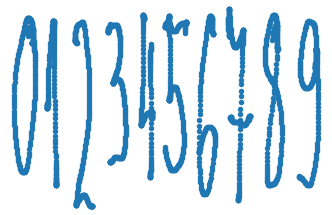
#> input picture 3-Machine-Learning/data/handwrittendigits_img/mag10_6C3CC14F_digits_2017-12-08_14_23_49___0ac5d5960088496e871152e9028ca1b0.csv.png, 332 x 215 px; its folder holds only this picture in this run
$ jupyter execute image_decoder.ipynb   (older library calls are emulated)
#> lines starting #> are read from the running program, lines starting #| are printed output that depends on the picture; after the words box and inside, x2 and y2 are one past the last pixel; in counts of white or black regions, pixels touching at a corner belong together
[cell 1]
import os
import os.path
import cv2
import glob
import imutils


CAPTCHA_IMAGE_FOLDER = "handwrittendigits_img"
OUTPUT_FOLDER = "extracted_digits"


# Get a list of all the captcha images we need to process
captcha_image_files = glob.glob(os.path.join(CAPTCHA_IMAGE_FOLDER, "*"))
counts = {}

# loop over the image paths
for (i, captcha_image_file) in enumerate(captcha_image_files):
    print("[INFO] processing image {}/{}".format(i + 1, len(captcha_image_files)))

    # Since the filename contains the captcha text (i.e. "2A2X.png" has the text "2A2X"),
    # grab the base filename as the text
    filename = os.path.basename(captcha_image_file)
    print(filename)
    captcha_correct_text = os.path.splitext(filename)[0]

    # Load the image and convert it to grayscale
    image = cv2.imread(captcha_image_file)
#> image is the input picture: shape (215, 332, 3); mean B, G, R 239.7, 227.4, 209.7
    gray = cv2.cvtColor(image, cv2.COLOR_BGR2GRAY)
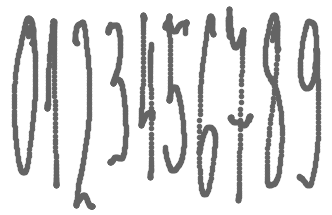
#> gray: shape (215, 332); min 100, max 255, mean 223.5

    # Add some extra padding around the image
    gray = cv2.copyMakeBorder(gray, 8, 8, 8, 8, cv2.BORDER_REPLICATE)
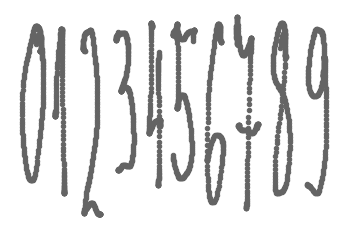
#> gray: shape (231, 348); min 100, max 255, mean 227.1

    # threshold the image (convert it to pure black and white)
    thresh = cv2.threshold(gray, 0, 255, cv2.THRESH_BINARY_INV | cv2.THRESH_OTSU)[1]
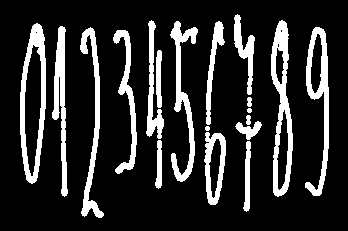
#> thresh: shape (231, 348); 17.4% white; 19 white regions

    # find the contours (continuous blobs of pixels) the image
    contours = cv2.findContours(thresh.copy(), cv2.RETR_EXTERNAL, cv2.CHAIN_APPROX_SIMPLE)
#> contours = 19 contours, 2 with area under 20; largest, box (x1, y1, x2, y2) and area: (20, 23, 46, 184) 3030, (271, 20, 293, 197) 2369, (305, 27, 329, 196) 1736, (204, 132, 226, 205) 1140, (170, 21, 198, 182) 1128

    # Hack for compatibility with different OpenCV versions
    contours = contours[0] if imutils.is_cv2() else contours[1]

    letter_image_regions = []

    # Now we can loop through each of the four contours and extract the letter
    # inside of each one
    for contour in contours:
        # Get the rectangle that contains the contour
        (x, y, w, h) = cv2.boundingRect(contour)

        # Compare the width and height of the contour to detect letters that
        # are conjoined into one chunk

        #if w / h > 1.25:
            # This contour is too wide to be a single letter!
            # Split it in half into two letter regions!
        #    half_width = int(w / 2)
        #    letter_image_regions.append((x, y, half_width, h))
        #    letter_image_regions.append((x + half_width, y, half_width, h))
        #else:
            # This is a normal letter by itself
        letter_image_regions.append((x, y, w, h))
#> this loop made 19 passes
#> (x, y, w, h) on passes 1 to 12: (243, 141, 8, 71), (155, 140, 7, 49), (204, 132, 22, 73), (205, 126, 5, 5), (235, 121, 27, 19), (246, 115, 5, 10), (247, 108, 5, 5), (247, 97, 5, 10), (156, 50, 6, 58), (113, 30, 24, 144), (305, 27, 24, 169), (80, 27, 24, 191)
#> after the loop, letter_image_regions = 19 items, first 6: (243, 141, 8, 71), (155, 140, 7, 49), (204, 132, 22, 73), (205, 126, 5, 5), (235, 121, 27, 19), (246, 115, 5, 10)

    # If we found more or less than 4 letters in the captcha, our letter extraction
    # didn't work correcly. Skip the image instead of saving bad training data!
    #if len(letter_image_regions) != 4:
    #    continue

    # Sort the detected letter images based on the x coordinate to make sure
    # we are processing them from left-to-right so we match the right image
    # with the right letter
    letter_image_regions = sorted(letter_image_regions, key=lambda x: x[0])
#> letter_image_regions = 19 items, first 6: (20, 23, 26, 161), (52, 26, 16, 171), (80, 27, 24, 191), (113, 30, 24, 144), (146, 20, 18, 119), (155, 140, 7, 49)

    # Save out each letter as a single image
    for letter_bounding_box, letter_text in zip(letter_image_regions, captcha_correct_text):
        # Grab the coordinates of the letter in the image
        x, y, w, h = letter_bounding_box

        # Extract the letter from the original image with a 2-pixel margin around the edge
        letter_image = gray[y - 2:y + h + 2, x - 2:x + w + 2]

        # Get the folder to save the image in
        save_path = os.path.join(OUTPUT_FOLDER, letter_text)

        # if the output directory does not exist, create it
        if not os.path.exists(save_path):
            os.makedirs(save_path)

        # write the letter image to a file
        count = counts.get(letter_text, 1)
        p = os.path.join(save_path, "{}.png".format(str(count).zfill(6)))
        cv2.imwrite(p, letter_image)

        # increment the count for the current key
        counts[letter_text] = count + 1
#> this loop made 19 passes
#> (letter_text, x, y, w, h, count) on passes 1 to 12: ('m', 20, 23, 26, 161, 1), ('a', 52, 26, 16, 171, 1), ('g', 80, 27, 24, 191, 1), ('1', 113, 30, 24, 144, 1), ('0', 146, 20, 18, 119, 1), ('_', 155, 140, 7, 49, 1), ('6', 156, 50, 6, 58, 1), ('C', 170, 21, 28, 161, 1), ('3', 204, 132, 22, 73, 1), ('C', 205, 126, 5, 5, 2), ('C', 206, 21, 19, 104, 3), ('1', 234, 14, 21, 81, 2)
#> pass 1, `letter_image = gray[y - 2:y + h + 2, x - 2:x + w + 2]`:
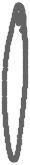
#> letter_image: shape (165, 30); min 100, max 255, mean 199.4
#> pass 2, `letter_image = gray[y - 2:y + h + 2, x - 2:x + w + 2]`:
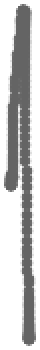
#> letter_image: shape (175, 20) (shown 2 times larger); min 100, max 255, mean 198.2
#> pass 3, `letter_image = gray[y - 2:y + h + 2, x - 2:x + w + 2]`:
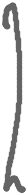
#> letter_image: shape (195, 28); min 100, max 255, mean 217
#> after the loop, counts = 13 items

$ run again, on 3-Machine-Learning/data/handwrittendigits_img/mag15_1D75DD97_digits_2017-12-08_14_27_17___3e8ccf419e864659a43732babe781b49.csv.png
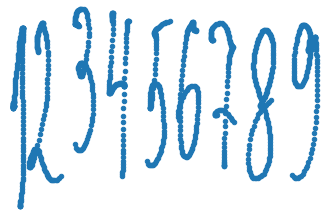
#> input picture 3-Machine-Learning/data/handwrittendigits_img/mag15_1D75DD97_digits_2017-12-08_14_27_17___3e8ccf419e864659a43732babe781b49.csv.png, 332 x 214 px
#> image is the input picture: shape (214, 332, 3); mean B, G, R 242.9, 233.1, 219
#> `thresh = cv2.threshold(gray, 0, 255, cv2.THRESH_BINARY_INV | cv2.THRES..`:
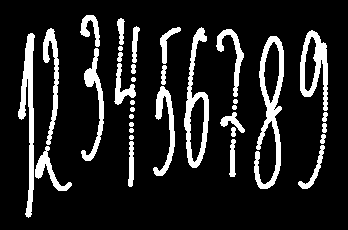
#> thresh: shape (230, 348); 13.6% white; 35 white regions
#> contours = 35 contours, 10 with area under 20; largest, box (x1, y1, x2, y2) and area: (254, 36, 284, 189) 2001, (184, 27, 209, 168) 1714, (300, 30, 328, 111) 1331, (18, 33, 35, 218) 1074, (81, 48, 104, 161) 614
#> the loop `for contour in contours:` made 35 passes
#> (x, y, w, h) on passes 1 to 8: (35, 146, 37, 45), (298, 145, 27, 44), (128, 141, 6, 46), (229, 139, 7, 38), (129, 135, 5, 5), (320, 134, 6, 10), (129, 128, 5, 5), (231, 127, 5, 10)
#> after the loop `for contour in contours:`: letter_image_regions = 35 items, first 6: (35, 146, 37, 45), (298, 145, 27, 44), (128, 141, 6, 46), (229, 139, 7, 38), (129, 135, 5, 5), (320, 134, 6, 10)
#> `letter_image_regions = sorted(letter_image_regions, key=lambda x: x[0])`: letter_image_regions = 35 items, first 6: (18, 33, 17, 185), (35, 146, 37, 45), (43, 28, 16, 117), (80, 15, 20, 32), (81, 48, 23, 113), (114, 63, 22, 42)
#> the loop `for letter_bounding_box, letter_text in zip(letter_image_regions, capt..` made 35 passes
#> (letter_text, x, y, w, h, count) on passes 1 to 8: ('m', 18, 33, 17, 185, 1), ('a', 35, 146, 37, 45, 1), ('g', 43, 28, 16, 117, 1), ('1', 80, 15, 20, 32, 1), ('5', 81, 48, 23, 113, 1), ('_', 114, 63, 22, 42, 1), ('1', 117, 52, 6, 10, 2), ('D', 117, 18, 8, 27, 1)
#> pass 3, `letter_image = gray[y - 2:y + h + 2, x - 2:x + w + 2]`:
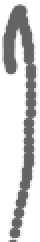
#> letter_image: shape (121, 20) (shown 2 times larger); min 100, max 255, mean 206.9
#> after the loop `for letter_bounding_box, letter_text in zip(letter_image_regions, capt..`: counts = 18 items

$ run again, on 3-Machine-Learning/data/handwrittendigits_img/mag16_284991AE_digits_2017-12-08_14_28_00___57baeb819a414148b6e7010b87dac71b.csv.png
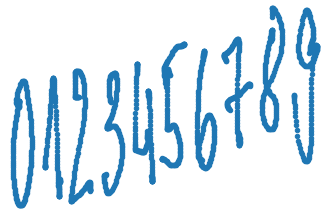
#> input picture 3-Machine-Learning/data/handwrittendigits_img/mag16_284991AE_digits_2017-12-08_14_28_00___57baeb819a414148b6e7010b87dac71b.csv.png, 331 x 213 px
#> image is the input picture: shape (213, 331, 3); mean B, G, R 242.2, 232, 217.1
#> `thresh = cv2.threshold(gray, 0, 255, cv2.THRESH_BINARY_INV | cv2.THRES..`:
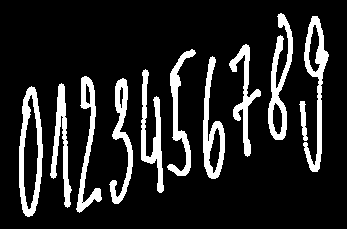
#> thresh: shape (229, 347); 14.4% white; 11 white regions
#> contours = 11 contours; largest, box (x1, y1, x2, y2) and area: (19, 86, 43, 217) 2286, (303, 16, 329, 172) 1448, (268, 13, 293, 140) 1292, (203, 56, 225, 179) 1241, (76, 76, 102, 213) 953
#> the loop `for contour in contours:` made 11 passes
#> (x, y, w, h) on passes 1 to 8: (299, 101, 9, 40), (19, 86, 24, 131), (50, 83, 22, 125), (109, 78, 24, 126), (76, 76, 26, 137), (141, 69, 23, 124), (203, 56, 22, 123), (167, 49, 29, 127)
#> after the loop `for contour in contours:`: letter_image_regions = [(299, 101, 9, 40), (19, 86, 24, 131), (50, 83, 22, 125), (109, 78, 24, 126), (76, 76, 26, 137), (141, 69, 23, 124), (203, 56, 22, 123), (167, 49, 29, 127), (229, 44, 32, 113), (303, 16, 26, 156), (268, 13, 25, 127)]
#> `letter_image_regions = sorted(letter_image_regions, key=lambda x: x[0])`: letter_image_regions = [(19, 86, 24, 131), (50, 83, 22, 125), (76, 76, 26, 137), (109, 78, 24, 126), (141, 69, 23, 124), (167, 49, 29, 127), (203, 56, 22, 123), (229, 44, 32, 113), (268, 13, 25, 127), (299, 101, 9, 40), (303, 16, 26, 156)]
#> the loop `for letter_bounding_box, letter_text in zip(letter_image_regions, capt..` made 11 passes
#> (letter_text, x, y, w, h, count) on passes 1 to 8: ('m', 19, 86, 24, 131, 1), ('a', 50, 83, 22, 125, 1), ('g', 76, 76, 26, 137, 1), ('1', 109, 78, 24, 126, 1), ('6', 141, 69, 23, 124, 1), ('_', 167, 49, 29, 127, 1), ('2', 203, 56, 22, 123, 1), ('8', 229, 44, 32, 113, 1)
#> pass 3, `letter_image = gray[y - 2:y + h + 2, x - 2:x + w + 2]`:
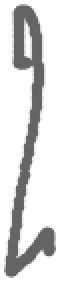
#> letter_image: shape (141, 30) (shown 2 times larger); min 100, max 255, mean 214.3
#> after the loop `for letter_bounding_box, letter_text in zip(letter_image_regions, capt..`: counts = 10 items
